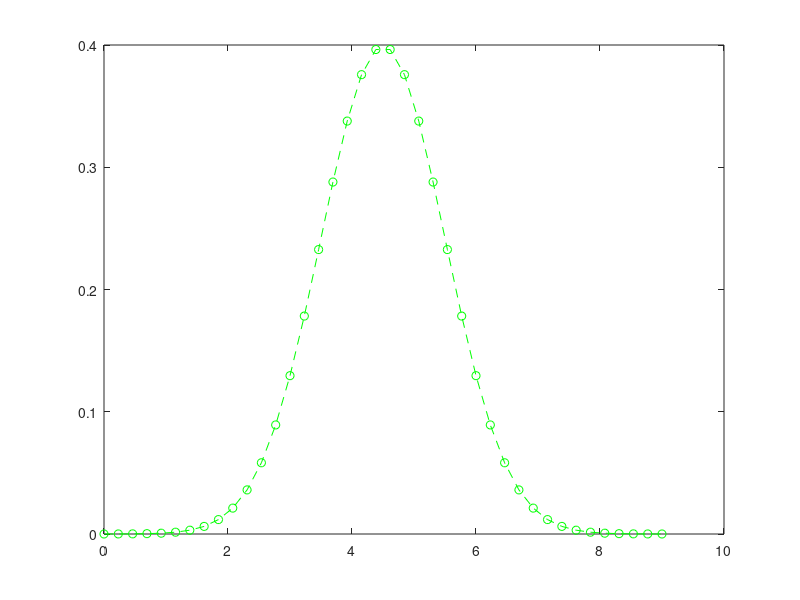

This figure's MATLAB source: (Note: this script raises an error after producing the figure.)
x = linspace(0,9,40);
f1x = 1/((2*pi).^0.5) .* (exp((-1/2).*((x - 4.5).^2)));
f2x = 0.5 .* exp(-0.5 .* x);
f3x = repelem( 0.4 , numel(x));

ln = plot(x, f1x, 'g--o');
ln.LineWidth = 2;
ln.MarkerEdgeColor = 'r';
ln.MarkerFaceColor = 'r';
ln.MarkerSize = 5;

hold on
plot(x, f2x, ':');

ln1 = plot(x, f3x, 'c-.',...
    'color','k');
ln1.LineWidth = 1;
axis([0 9 0 0.6]);
legend('Location', 'none', 'Location', 'northeast','Normal', 'Exponential', 'Uniform');
title('Probability Density Functions')